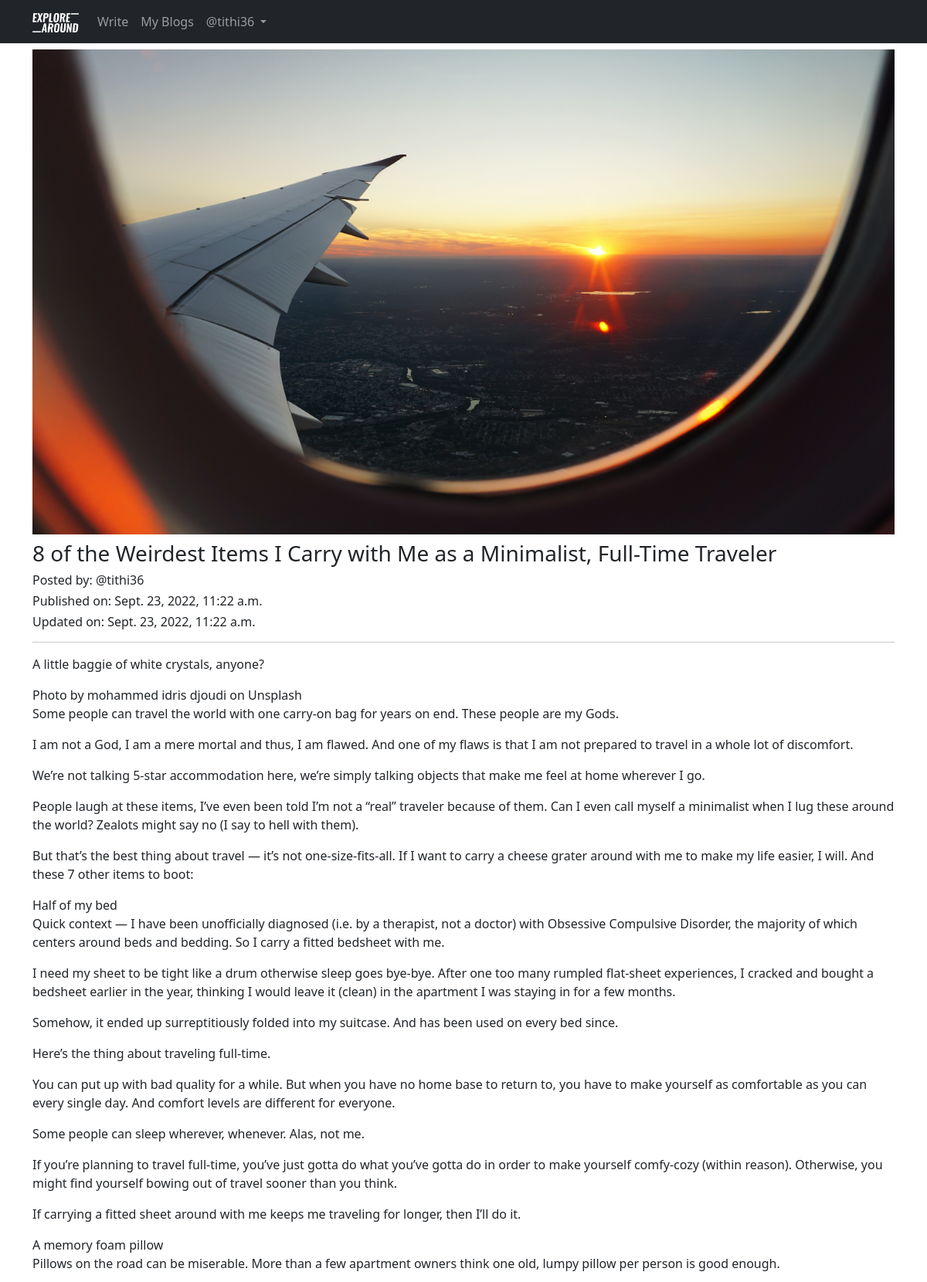
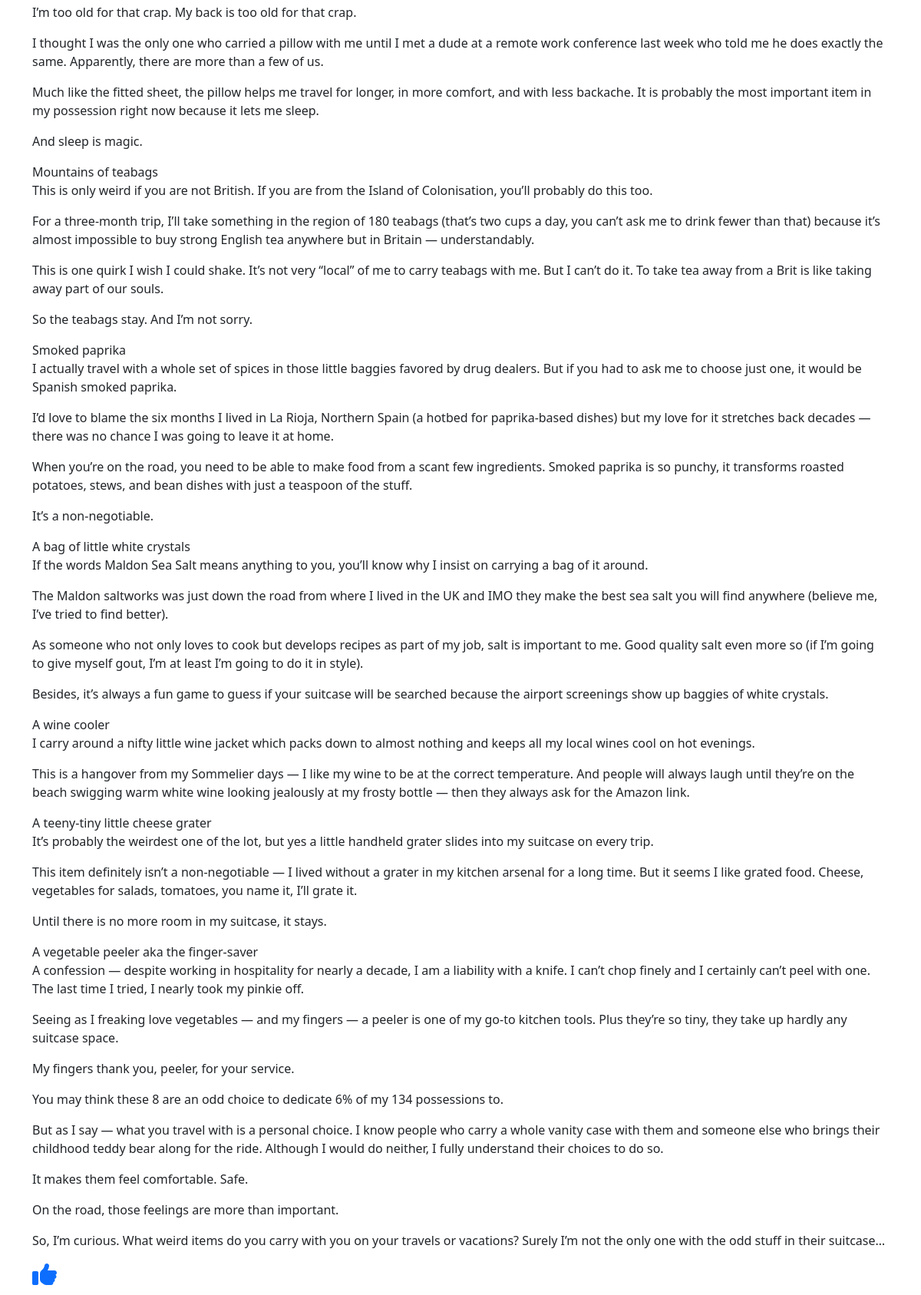
Screenshot of /blog/8-of-the-Weirdest-Items-I-Carry-with-Me-as-a-Minimalist,-Full-Time-Traveler-8f1148c7-aabe-4c3d-96ce-1db70927355c (signed in, upper part) with the database file from the repository (2 pictures, top to bottom).
### Blog_Management/models.py (models this page shows, shortened)
class Blog(models.Model):
    author = models.ForeignKey(User, on_delete=models.CASCADE, related_name='post_author')
    blog_title = models.CharField(max_length=264, verbose_name='Title')
    slug = models.SlugField(max_length=264, unique=True)
    blog_content = models.TextField(verbose_name='Please wirte what is on your mind?')
    blog_image = models.ImageField(upload_to='blog_pics', verbose_name='Image')
    publish_date = models.DateTimeField(auto_now_add=True)
    update_date = models.DateTimeField(auto_now=True)
    class Meta:
        ordering = ('-publish_date', )

### Blog_Management/views.py (the view, shortened to what this page needs)
# urls.py: path('<str:slug>', views.full_blog, name='full_blog'),
@login_required
def full_blog(request, slug):
    blog = Blog.objects.get(slug=slug)
    comment_form = CommentForm()
    already_liked = Like.objects.filter(blog=blog, user=request.user)
    if already_liked:
        liked = True
    else:
        liked = False
    return render(request, 'Blog_Management/full_blog.html', {'blog': blog, 'comment_form': comment_form, 'liked': liked})

### templates/Blog_Management/full_blog.html (shortened to what this page needs)
{% extends 'base.html' %}
{% load crispy_forms_tags %}
{% block main_content %}
<div class="row">
    <div class="col-lg-12">
        <div class="mt-2">
            <img src="/media/{{ blog.blog_image }}" width="100%">
        </div>
        <div class="mt-2">
            <h3>{{ blog.blog_title }}</h3>
            <h6 class="font-italic">Posted by: @{{ blog.author }}</h6>
            <h6>Published on: {{ blog.publish_date }}</h6>
            <h6>Updated on: {{ blog.update_date }}</h6>
        </div>
        <hr>
        <p>{{ blog.blog_content|linebreaks }}</p>
        {% if not liked %}
            <a href="{% url 'Blog_Management_App:liked_post' pk=blog.pk %}"><i class="fa fa-solid fa-thumbs-up fa-2x"></i></a>
        {% else %}
            <a href="{% url 'Blog_Management_App:unliked_post' pk=blog.pk %}"><i class="fa fa-solid fa-thumbs-down fa-2x"></i></a>
        {% endif %}
    </div>
</div>
{% endblock main_content %}

### templates/base.html (shortened to what this page needs)
<!DOCTYPE html>
{% load static %}
<html lang="en">
<head>
    <link href="https://cdn.jsdelivr.net/npm/bootstrap@5.2.0-beta1/dist/css/bootstrap.min.css" rel="stylesheet">
    <link href="https://maxcdn.bootstrapcdn.com/font-awesome/4.7.0/css/font-awesome.min.css" rel="stylesheet">
</head>
<body>
    <header>
      <nav class="navbar navbar-dark navbar-expand-lg bg-dark">
        <div class="container">
          <a class="navbar-brand" href="{% url 'index' %}"><img src="/media/logo.png" width='60px' alt="Logo"></a>
          <div class="collapse navbar-collapse" id="navbarSupportedContent">
            <ul class="navbar-nav me-auto mb-2 mb-lg-0">
              {% if user.is_authenticated %}
                <li class="nav-item">
                  <a class="nav-link" href="{% url 'Blog_Management_App:write_blog' %}">Write</a>
                </li>
                <li class="nav-item">
                  <a class="nav-link" href="{% url 'Blog_Management_App:my_blogs' %}">My Blogs</a>
                </li>
                <li class="nav-item dropdown">
                  <a class="nav-link dropdown-toggle" href="#" role="button" data-bs-toggle="dropdown" aria-expanded="false">
                    @{{ user.username }}
                  </a>
                </li>
              {% endif %}
            </ul>
          </div>
        </div>
      </nav>
    </header>
    <section class="container">
        {% block main_content %}
        {% endblock main_content %}
    </section>
</body>
</html>

### rows the page displays
Blog: blog_image (picture), blog_title "8 of the Weirdest Items I Carry with Me as a Minimalist, Full-Time Traveler", author "tithi36", publish_date "Sept. 23, 2022, 11:22 a.m.", update_date "Sept. 23, 2022, 11:22 a.m.", blog_content "A little baggie of white crystals, anyone? Photo by mohammed idris djoudi on Unsplash Some people can travel the world with one carry-on bag for years on end. These people are my Gods. I am not a God, I am a mere mortal and thus, I am flawed. And one of my flaws is that I am not prepared to travel in a whole lot of discomfort. We’re not talking 5-star accommodation here, we’re simply talking objects that make me feel at home wherever I go. People laugh at these items, I’ve even been told I’m not a “real” traveler because of them. Can I even call myself a minimalist when I lug these around the world? Zealots might say no (I say to hell with them). But that’s the best thing about travel —…"

### other values shown
{{ user.username }} "tithi36"
